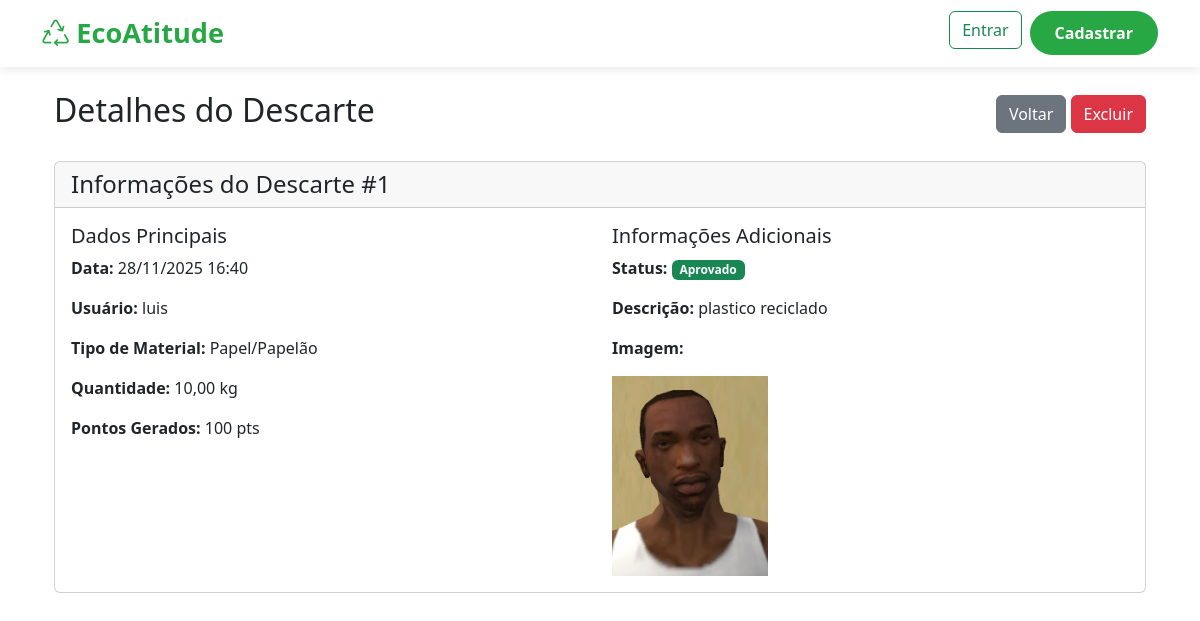
The app's page /submissions/1/ with its own data.
### core/models.py (models this page shows, shortened)
class Submission(models.Model):
    STATUS_CHOICES = [
        ("pending", "Pendente"),
        ("approved", "Aprovado"),
        ("rejected", "Rejeitado"),
    ]
    user = models.ForeignKey(User, on_delete=models.CASCADE)
    image = models.ImageField(upload_to="submissions/")
    description = models.TextField(blank=True)
    material_type = models.CharField(
        max_length=20, choices=MATERIAL_CHOICES, default="papel"
    )
    quantity = models.DecimalField(
        max_digits=6,
        decimal_places=2,
        validators=[MinValueValidator(0.01)]
    )
    points = models.PositiveIntegerField(default=0)
    status = models.CharField(max_length=20, choices=STATUS_CHOICES, default="pending")
    created_at = models.DateTimeField(auto_now_add=True)

class User(AbstractUser):
    pontos = models.IntegerField(default=0)

### core/views.py (the view)
# urls.py: path('submissions/<int:pk>/', views.SubmissionDetailView.as_view(), name='submission-detail'),
class SubmissionDetailView(DetailView):
    model = Submission
    template_name = "submissions/submission_detail.html"
    context_object_name = "submission"

### core/templates/submissions/submission_detail.html
{% extends 'base.html' %}
{% block content %}
<div class="container">
    <div class="d-flex justify-content-between align-items-center mb-4">
        <h2>Detalhes do Descarte</h2>
        <div>
            <a href="{% url 'submission-list' %}" class="btn btn-secondary">Voltar</a>
            <a href="{% url 'submission-delete' submission.pk %}" class="btn btn-danger">Excluir</a>
        </div>
    </div>
    <div class="card">
        <div class="card-header">
            <h4 class="mb-0">Informações do Descarte #{{ submission.id }}</h4>
        </div>
        <div class="card-body">
            <div class="row">
                <div class="col-md-6">
                    <h5>Dados Principais</h5>
                    <p><strong>Data:</strong> {{ submission.created_at|date:"d/m/Y H:i" }}</p>
                    <p><strong>Usuário:</strong> {{ submission.user.username }}</p>
                    <p><strong>Tipo de Material:</strong> {{ submission.get_material_type_display }}</p>
                    <p><strong>Quantidade:</strong> {{ submission.quantity }} kg</p>
                    <p><strong>Pontos Gerados:</strong> {{ submission.points }} pts</p>
                </div>
                <div class="col-md-6">
                    <h5>Informações Adicionais</h5>
                    <p><strong>Status:</strong>
                        <span class="badge
                            {% if submission.status == 'approved' %}bg-success
                            {% elif submission.status == 'rejected' %}bg-danger
                            {% else %}bg-warning{% endif %}">
                            {{ submission.get_status_display }}
                        </span>
                    </p>
                    {% if submission.description %}
                    <p><strong>Descrição:</strong> {{ submission.description }}</p>
                    {% endif %}
                    {% if submission.image %}
                    <p><strong>Imagem:</strong></p>
                    <img src="{{ submission.image.url }}" alt="Descarte" class="img-fluid" style="max-height: 200px;">
                    {% endif %}
                </div>
            </div>
        </div>
    </div>
</div>
{% endblock %}

### core/templates/base.html (style rules this page uses)
:root { --primary-color: #28a745; --secondary-color: #20c997; --accent-color: #ffc107; }
body { scroll-behavior: smooth; }

### records on screen
Submission: id "1", created_at "28/11/2025 16:40", user.username "luis", material_type "Papel/Papelão", quantity "10,00", points "100", status "Aprovado", description "plastico reciclado", image (picture)
